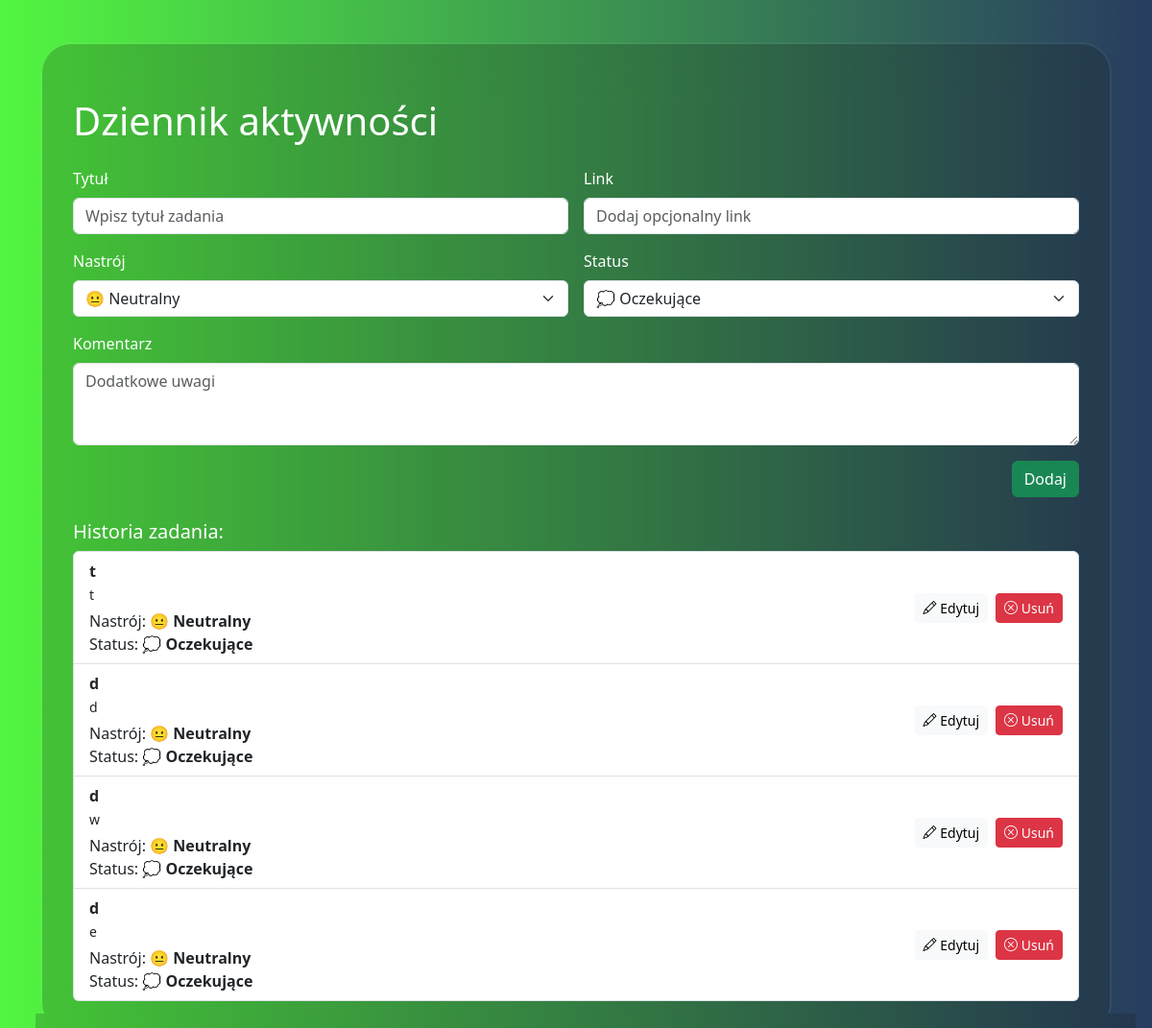
/, run on an earlier commit of the app's database.
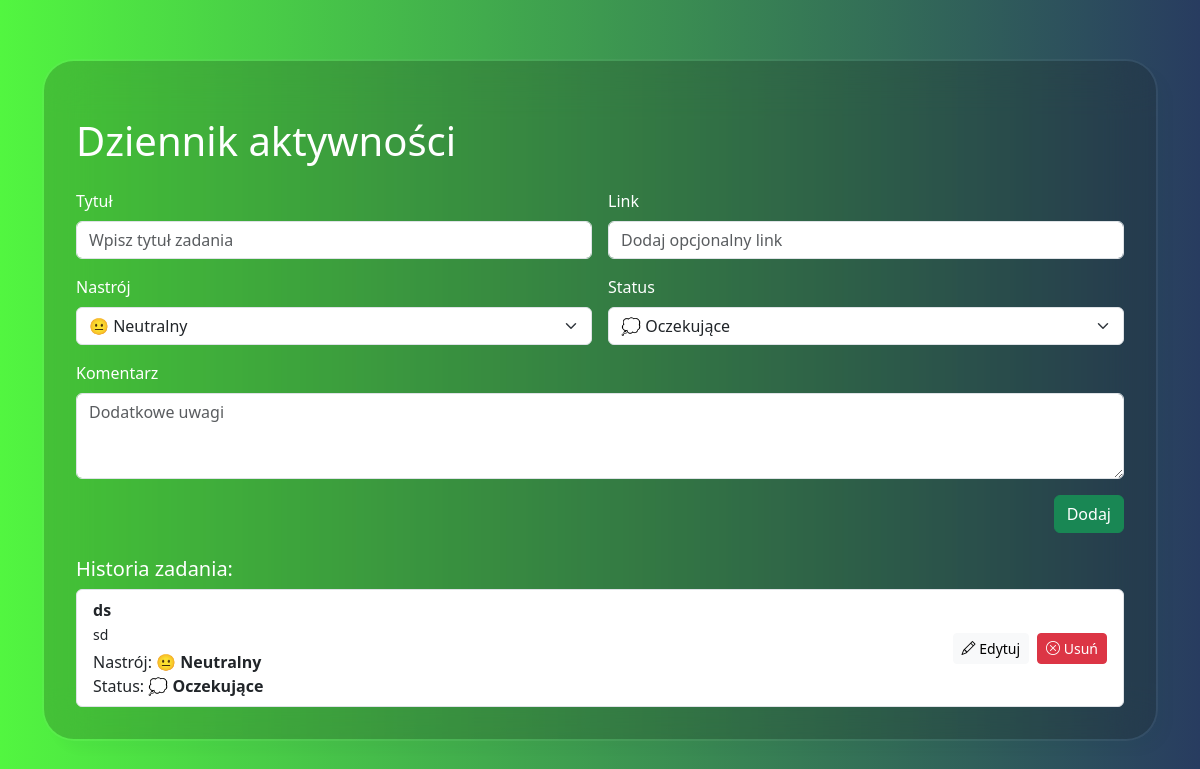
And on a later commit of the database.
### myapp/models.py (models this page shows, shortened)
class Task(models.Model):
    title = models.CharField(max_length=255)
    comment = models.TextField(blank=True, null=True)
    url = models.URLField(null=True, blank=True)
    mood_choice = models.CharField(choices=MOOD_CHOICES, max_length=20, default="neutral")
    status = models.CharField(choices=IDEA_STATUS, max_length=30, default="pending")
    created_at = models.DateTimeField(auto_now_add=True)
    updated_at = models.DateTimeField(null=True, blank=True)

### myapp/views.py (the view)
# urls.py: path('', todo_list, name='todo_list'),  # Strona główna - lista zadań
def todo_list(request):
    tasks = Task.objects.all().order_by("created_at")
    if request.method == "POST":
        form = TaskForm(request.POST)
        if form.is_valid():
            form.save()
            return redirect("todo_list")
    else:
        form = TaskForm()
    return render(request, "myapp/todo.html", {"tasks": tasks, "form": form})

### myapp/forms.py
class TaskForm(forms.ModelForm):
    class Meta:
        model = Task
        fields = ["title", "comment", "url", "mood_choice", "status"]  # fields inside form
        widgets = {
            "title": forms.TextInput(attrs={"class": "form-control", "placeholder": "Wpisz tytuł zadania"}),
            "comment": forms.Textarea(attrs={"class": "form-control", "rows": 3, "placeholder": "Dodatkowe uwagi"}),
            "url": forms.URLInput(attrs={"class": "form-control", "placeholder": "Dodaj opcjonalny link"}),
            "mood_choice": forms.Select(attrs={"class": "form-select"}),
            "status": forms.Select(attrs={"class": "form-select"}),
        }

### myapp/templates/myapp/todo.html (shortened to what this page needs)
{% extends 'base.html' %}
{% block content %}
    <h1 class="my-4">Dziennik aktywności</h1>
    <form method="POST" class="row g-3">
        <div class="col-md-6">
            <label for="{{ form.title.id }}" class="form-label">Tytuł</label>
            {{ form.title }}
        </div>
        <div class="col-md-6">
            <label for="id_url" class="form-label">Link</label>
            {{ form.url }}
        </div>
        <div class="col-md-6">
            <label for="id_mood_choice" class="form-label">Nastrój</label>
            {{ form.mood_choice }}
        </div>
        <div class="col-md-6">
            <label for="id_status" class="form-label">Status</label>
            {{ form.status }}
        </div>
        <div class="col-12">
            <label for="id_comment" class="form-label">Komentarz</label>
            {{ form.comment }}
        </div>
        <div class="col-12 text-end">
            <button type="submit" class="btn btn-success">Dodaj</button>
        </div>
    </form>
    <h5 class="mt-4">Historia zadania:</h5>
    <ul class="list-group">
        {% for task in tasks %}
            <li class="list-group-item d-flex justify-content-between align-items-center">
                <div>
                    <strong>{{ task.title }}</strong>
                    {% if task.comment %}<p class="mb-1"><small>{{ task.comment }}</small></p>{% endif %}
                    <p class="mb-0">Nastrój: <strong>{{ task.get_mood_choice_display }}</strong></p>
                    <p class="mb-0">Status: <strong>{{ task.get_status_display }}</strong></p>
                </div>
                <div class="d-flex gap-2">
                    <a href="{% url 'edit_task' task.id %}" class="btn btn-light btn-sm"><i class="bi bi-pencil"></i> Edytuj</a>
                    <form action="{% url 'delete_task' task.id %}" method="POST">
                        <button type="submit" class="btn btn-danger btn-sm"><i class="bi bi-x-circle"></i> Usuń</button>
                    </form>
                </div>
            </li>
        {% empty %}
            <li class="list-group-item text-muted">Brak zadań. Dodaj nowe!</li>
        {% endfor %}
    </ul>
{% endblock %}

What changed in the data, as far as the page shows it:
removed Task: title "t", comment "t", mood_choice "😐 Neutralny", status "💭 Oczekujące"
removed Task: title "d", comment "d", mood_choice "😐 Neutralny", status "💭 Oczekujące"
removed Task: title "d", comment "w", mood_choice "😐 Neutralny", status "💭 Oczekujące"
removed Task: title "d", comment "e", mood_choice "😐 Neutralny", status "💭 Oczekujące"
added Task: title "ds", comment "sd", mood_choice "😐 Neutralny", status "💭 Oczekujące"
